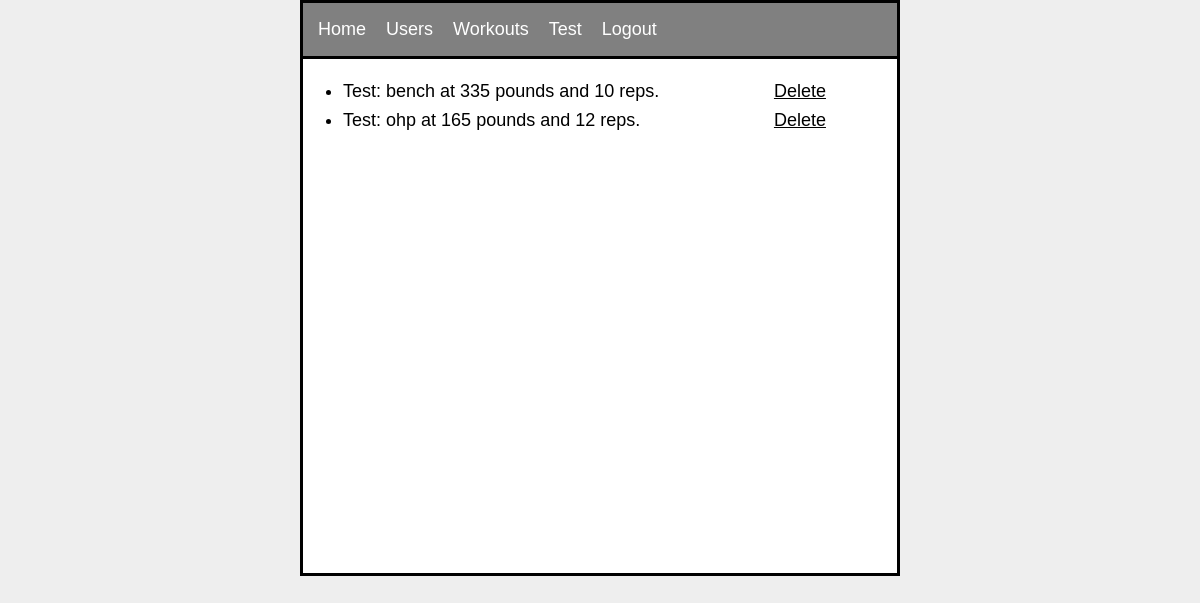
The page /workouts (signed in) on the database as committed earlier.
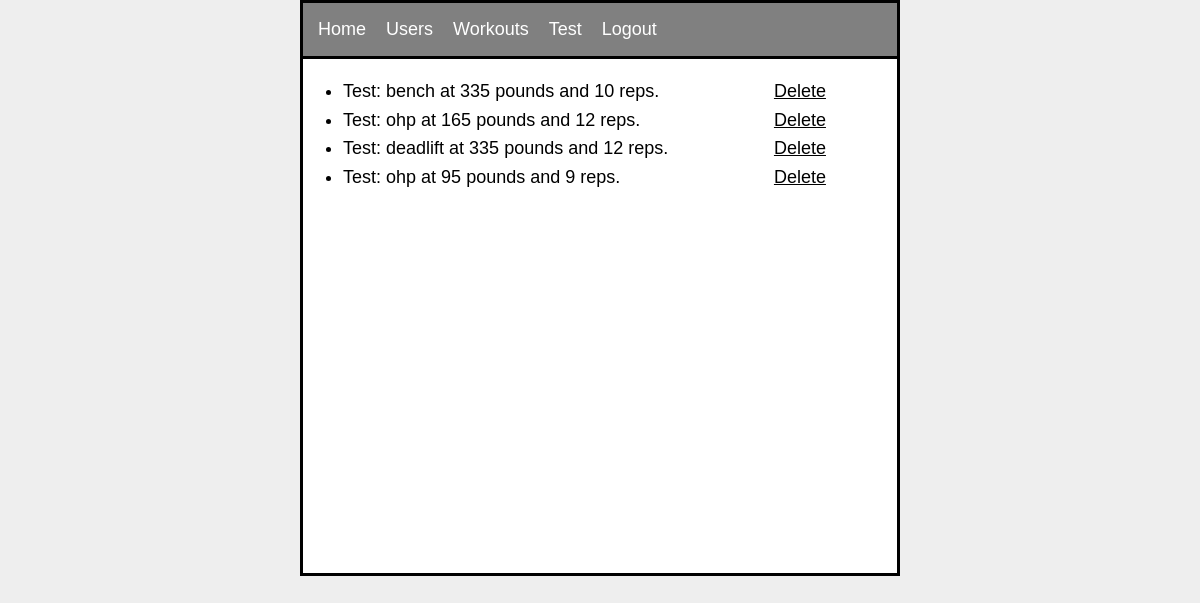
The same page on the database as committed later.
### appWork.py (models this page shows)
class User(UserMixin, db.Model):
    id = db.Column(db.Integer, primary_key=True)
    username = db.Column(db.String(15))
    password = db.Column(db.String(15))

class Workout(db.Model):
    id = db.Column(db.Integer, primary_key=True)
    workout =db.Column(db.String(10))
    weight = db.Column(db.Integer)
    reps = db.Column(db.Integer)
    username = db.Column(db.String(15), db.ForeignKey('user.username'))

### appWork.py (the view)
@views.route("/workouts")
@login_required
def workouts():
    cUser = getCurrentUser()
    if cUser != None:
        foundWorkouts = Workout.query.filter_by(username=cUser).all()
    else:
        foundWorkouts = Workout.query.all()
    users = User.query.all()
    return render_template("workouts.html", workouts = foundWorkouts, users=users, cUser=cUser)

### appWork.py (called while the page is built)
def create_app():
    app1 = Flask(__name__)
    app1.register_blueprint(views, url_prefix="/")
    app1.config['SQLALCHEMY_DATABASE_URI'] = f'sqlite:///{DB_NAME}'
    app1.config['SECRET_KEY'] = 'super secret key'
    db.init_app(app1)
    login_manager = LoginManager()
    login_manager.login_view = '__main__.login'
    login_manager.init_app(app1)
    @login_manager.user_loader
    def load_user(user_id):
        return User.query.get(user_id)
    with app1.app_context():
        db.create_all()
    return app1

def getCurrentUser():
    if current_user.is_active:
        cUser = current_user.username
    else:
        cUser = None
    return cUser

### templates/workouts.html (shortened to what this page needs)
<!DOCTYPE html>
<html lang="en">
<head>
    <link rel= "stylesheet" type= "text/css" href= "{{ url_for('static',filename='styles/main.css') }}">
</head>
<body>
    {% include 'navbar.html' %}
    <div id="headerDiv">
    <ul id="myUl">
        {% for workout in workouts %}
        <li id="workoutItem">
        <div class="workoutInnerText">{{workout.username}}: {{workout.workout}} at {{workout.weight}} pounds and {{workout.reps}} reps.</div>
        <div class="workoutDeleteLink"><a id="deleteLink" href="delete/{{workout.id}}">Delete</a> </div>
        </li>
        {% endfor %}
    </ul>
    </div>
</body>
</html>

### templates/navbar.html
<div id="NavBar">
    <ul id="NavUl">
        <li><a href="/">Home</a></li>
        <li><a href="/users">Users</a></li>
        <li><a href="/workouts">Workouts</a></li>
        {% if cUser != None %}
        <li><a href="#">{{cUser}}</a></li>
        <li><a href="/logout">Logout</a></li>
        {% else %}
        <li><a href="/login">Login</a></li>
        <li><a href="/register">Register</a></li>
        {% endif %}
    </ul>
</div>

### static/styles/main.css (style rules this page uses)
body { color: #000; background-color: #eee; font-size: 18px; line-height: 1.6em; font-family: Arial, Helvetica, sans-serif; }
#deleteLink { color: #000; margin-left: 20%; text-decoration: underline; }
#headerDiv { width: 50%; height: 65%; margin:0 auto; background-color: white; border: 3px black solid; box-sizing: border-box; }
#NavUl { list-style-type: none; margin:0 auto; padding: 12px 0; background-color: grey; width: 50%; border: 3px black solid; box-sizing: border-box; border-bottom: none; }
#NavUl li { display: inline; padding-left: 15px; }
.workoutInnerText { display: inline-block; width: 75%; }
.workoutDeleteLink { display: inline-block; }
a { color: white; text-decoration: none; }
#NavBar { width:100%; }
html { height: 100%; }
body { margin:0; height: 100%; }

Rows that differ between the two databases and show on the page:
added Workout: username "Test", workout "deadlift", weight "335", reps "12"
added Workout: username "Test", workout "ohp", weight "95", reps "9"
